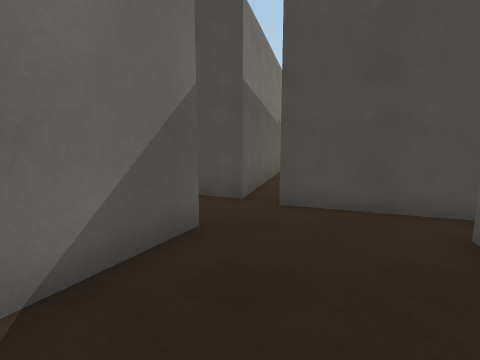
View 1 (above)

18 first-person views from a walk through a 3-D level made in the Unity game engine. The camera is 1.4 m above the floor, tilts 8° down and sees 85° across. The floor is counted in squares, 1 m on a side. Each view is taken from the middle of a square. On the plan, view 1 faces up. The plan holds only what a view shows up to about 13 squares ahead; the rest is blank. The place goes on beyond the plan. The player character is not drawn.

View 2
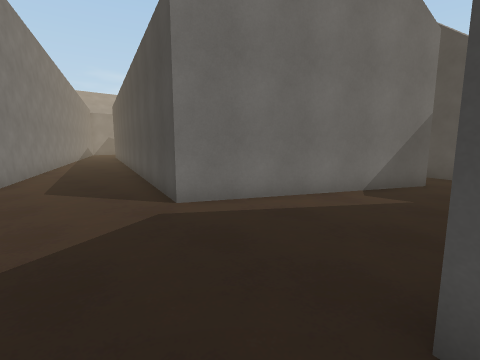

View 3
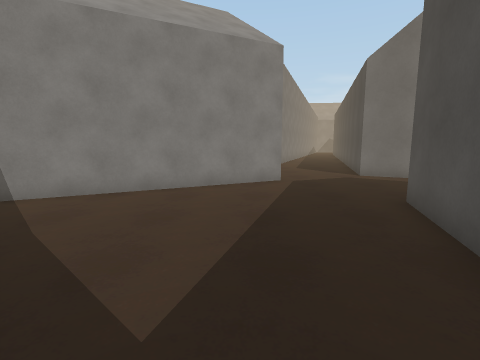

View 4
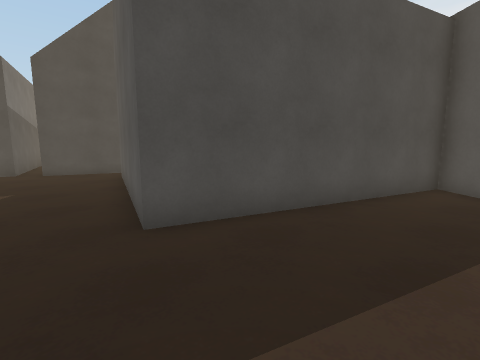

View 5
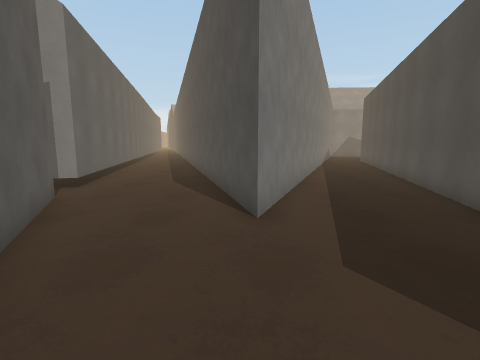

View 6
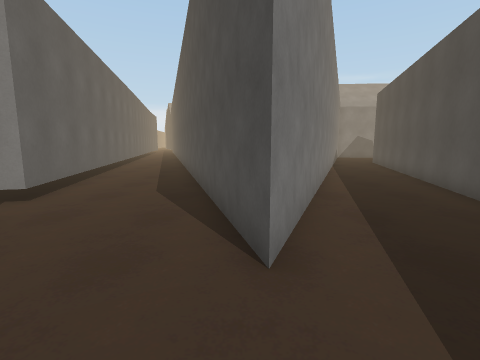

View 7
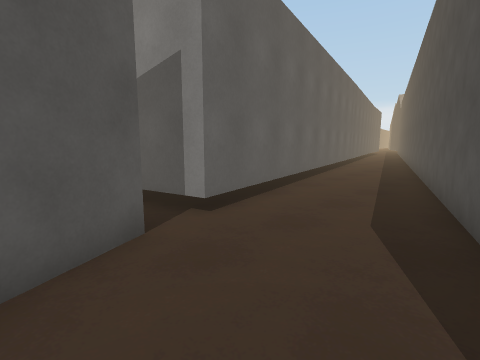

View 8
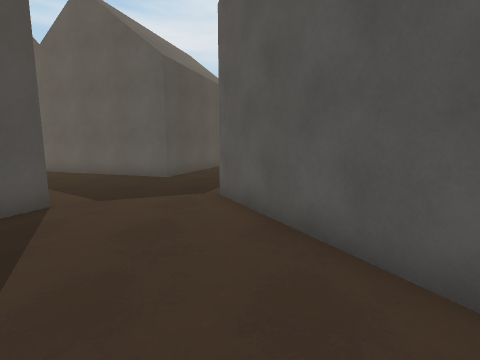

View 9
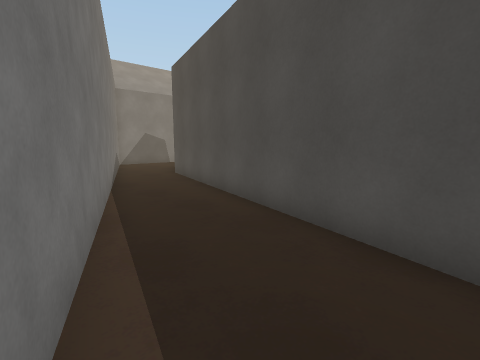

View 10
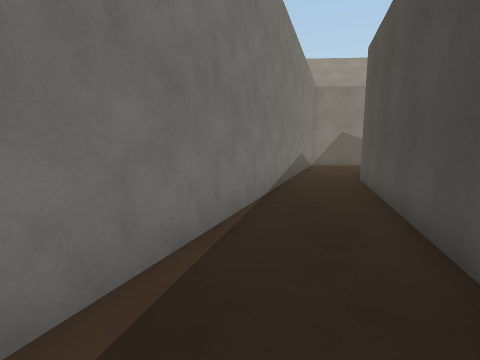

View 11
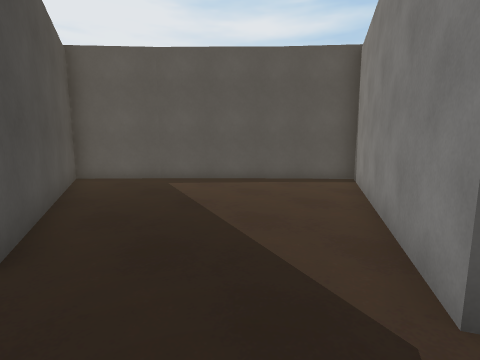

View 12
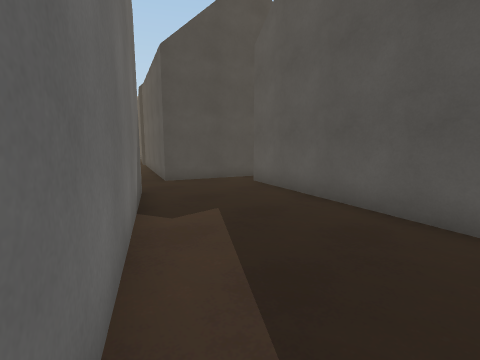

View 13
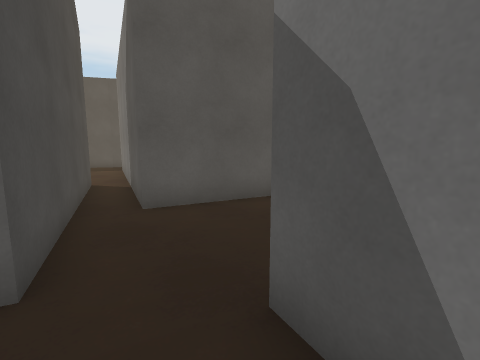

View 14
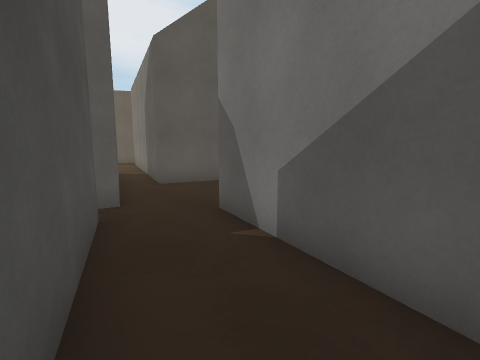

View 15
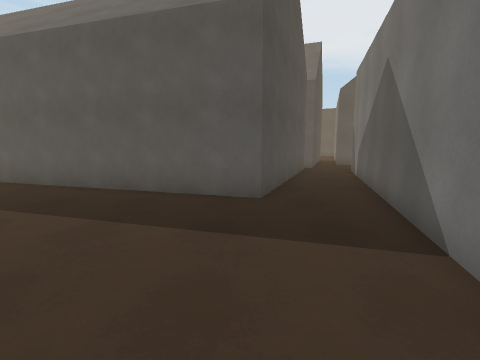

View 16
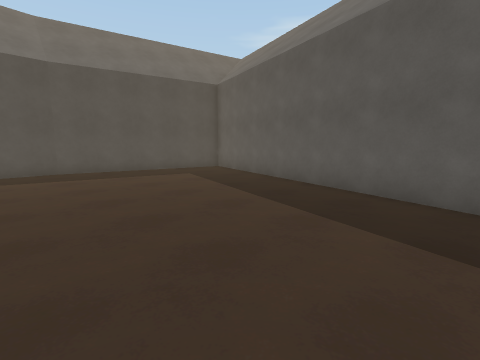

View 17
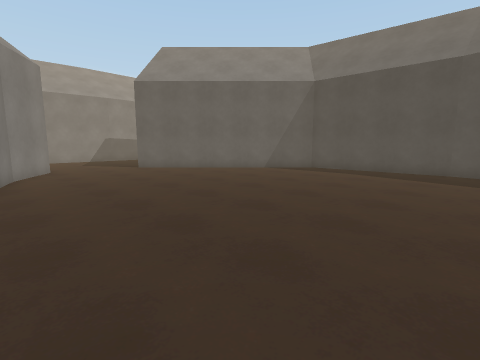

View 18
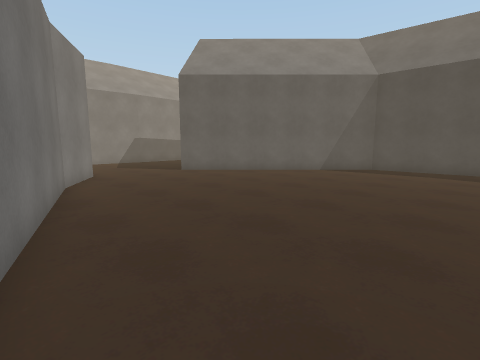

### Floor plan
Key: @ floor where view 1 was taken; # wall or solid block; . floor; O other object.
Columns run from 24 left of view 1 to 8 right of it. Each row starts with its distance up from view 1.
 24        #########
 23        .........
 22       ...........
 21      .............
 20     ...............
 19    .................#
 18   .................##
 17  ..................#
 16 ...................#
 15 ..................##
 14 ..................#
 13 ..................#       #
 12 #................##       #
 11 ###..............#       #
 10   ####...........#       #O
  9      ###   ......####    #O
  8              .......######O
  7              ###......###OO
  6                #####.....OO
  5                    ####....OOO
  4                       ##.....OOOO
  3 ####                  ##...OOOO..
  2 ...####               #....O   OO
  1 ......####           ##....O
  0 ##.......#####       #..@.O
 -1  ###.........####   ##....OOO
 -2    ####.........#####.....OOO
 -3       ###................OOOO
 -4         ####.............OOO
 -5            ###.............OOOO
 -6            ####...............OOO
 -7        #####........OO...........
 -8    #####..........OOOOO.........#
 -9 ####............OOOOOOO........##
-10 #.............OO  OOOOOO......##
-11 ..........##OO    OOOOOO.....##
-12  ....#######         OOOO...##

Positions as (right, up) in squares from view 1, and headings:
1: (0, 0), facing up
2: (1, -6), facing up-left
3: (7, -8), facing left
4: (-1, -8), facing up-right
5: (-5, -6), facing left
6: (-7, -6), facing left
7: (-10, -7), facing down-left
8: (-10, -7), facing right
9: (-15, -3), facing up-left
10: (-16, -1), facing left
11: (-3, -4), facing down-right
12: (-4, -3), facing up-right
13: (-2, 6), facing down-right
14: (-5, 8), facing down-right
15: (-14, 10), facing right
16: (-14, 10), facing up-right
17: (-10, 10), facing up-left
18: (-13, 9), facing up-left
